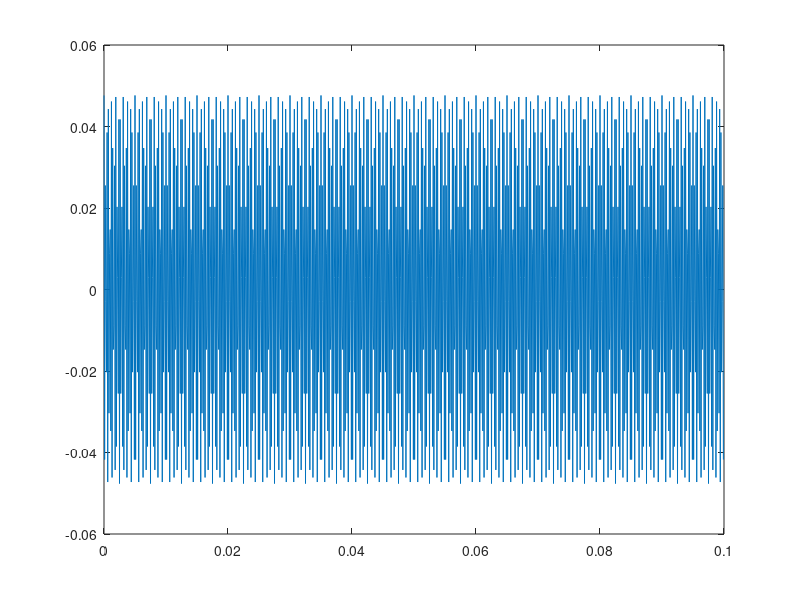

Recreate this plot in MATLAB. (Note: this script raises an error after producing the figure.)
Fs=10000;
f0=200;
k=1;
time=0:1/Fs:10;
Num = 0;
square=(1/k)*sin(k*pi/2)*cos(2*pi*k*f0*time);
for k=3:2:21
   square=(1/k)*sin(k*pi/2)*cos(2*pi*k*f0*time);
   plot(time(1:1000),square(1:1000))
end
fulteredsine=filter(Num,1,squarewave);
plot(time(2000,3000),filteredsine(2000,3000));